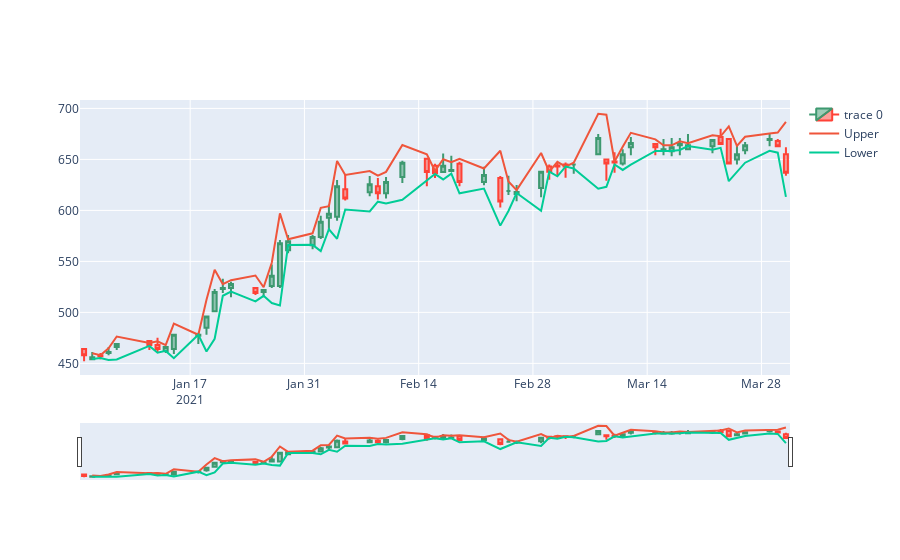

Notebook code cell kept with this figure:
### Code cell
fig = go.Figure()
fig.add_trace(go.Candlestick(x = df['Date'], open=df['Open'],high=df['High'],low=df['Low'],close=df['Close']))
fig.add_trace(go.Scatter(x=df["Date"], y=bband["Upper"], mode='lines', name="Upper"))
fig.add_trace(go.Scatter(x=df["Date"], y=bband["Lower"], mode='lines', name="Lower"))


fig.show()
